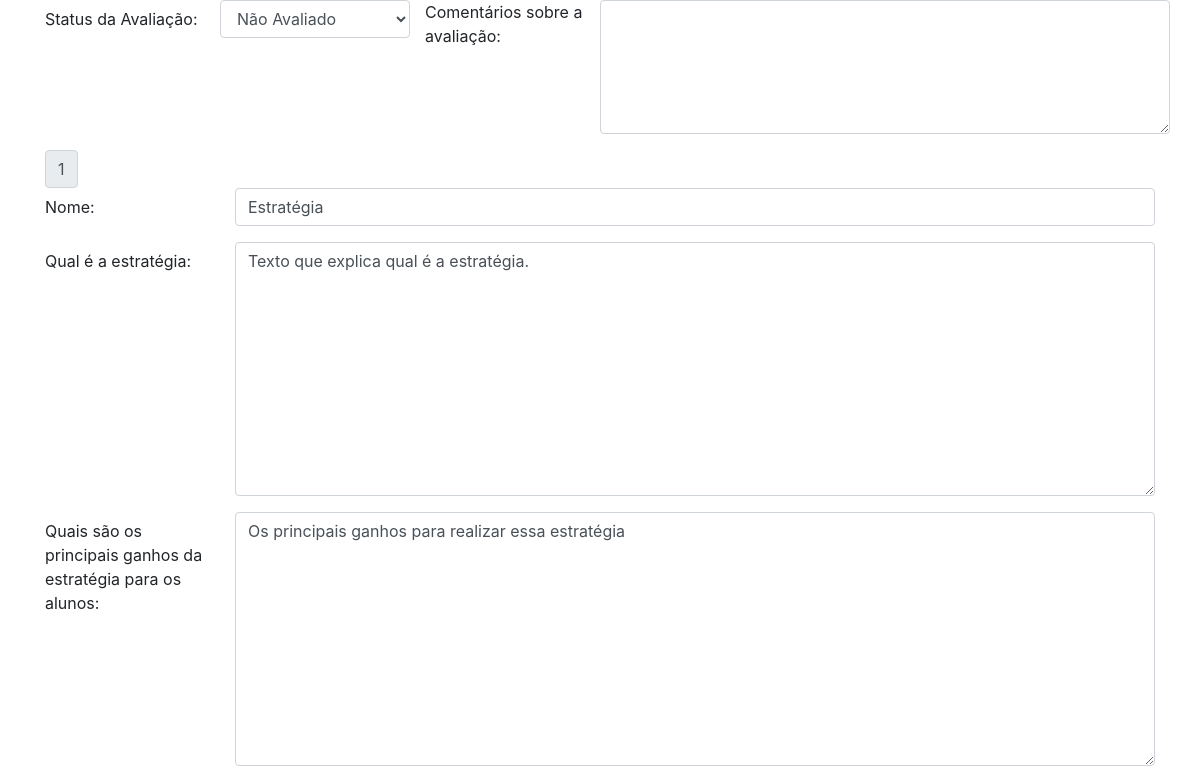
The page /avaliar.php?cod=1 (upper part) on the database as committed earlier.
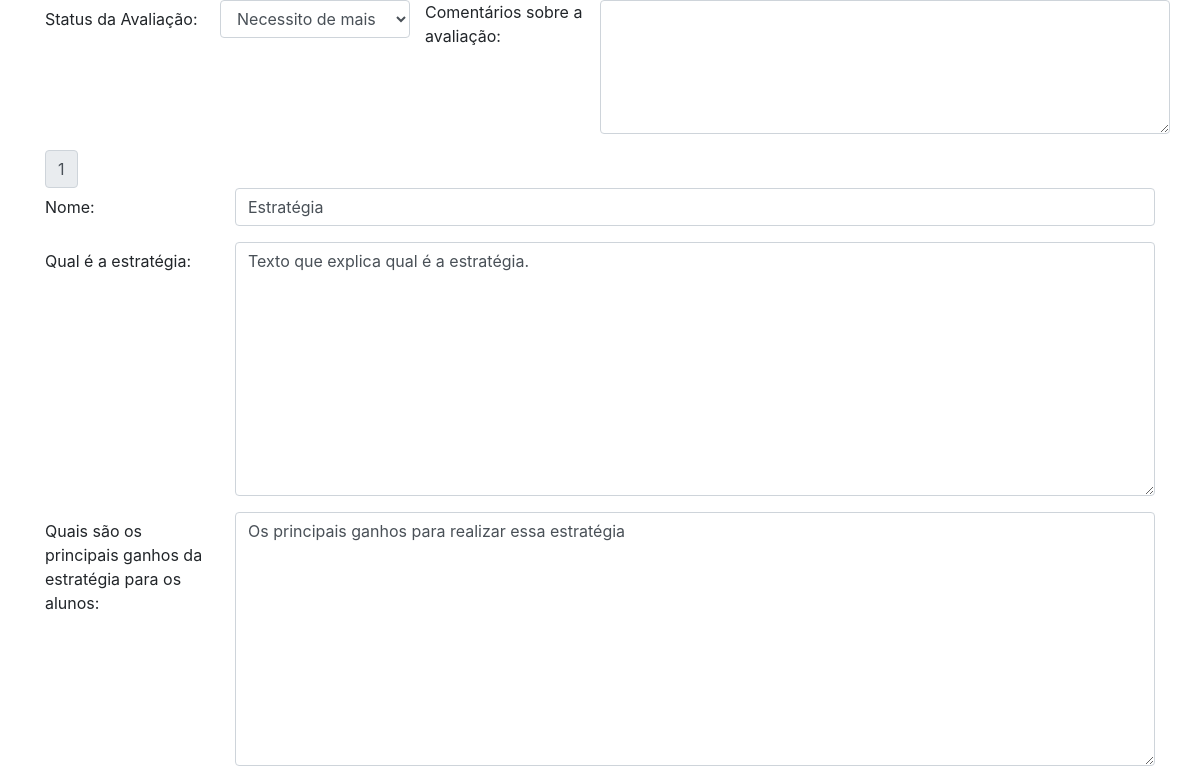
The same page on the database as committed later.
### tables this page shows
CREATE TABLE `tb_estrategias` (
  `cod` int(11) NOT NULL,
  `nome` varchar(100) NOT NULL,
  `qual_estrategia` text NOT NULL,
  `principais_ganhos` text NOT NULL,
  `organizar_alunos` text NOT NULL,
  `etapas` text NOT NULL,
  `implementar_estrutura` text NOT NULL,
  `artigos` text NOT NULL,
  `classificacao` text NOT NULL,
  `referencias` text NOT NULL,
  `status_estrategia` int(11) DEFAULT NULL,
  `cod_usuario` int(11) DEFAULT NULL,
  `preRequisito` text NOT NULL,
  `comentario` text DEFAULT NULL
);

### conexao.php (called while the page is built, shortened)
<?php
class Conexao{
	private $host = 'localhost';
	private $bandoDados = 'opensmals';
	private $user = 'root';
	private $pass = '';
	public function conectar(){
		try{
			$bd = new PDO(
				"mysql:host=$this->host;dbname=$this->bandoDados",
				"$this->user",
				"$this->pass"
			);
			return $bd;
		} catch(PDOException $e){
			echo "erro ao conectar ao banco de dados".$e->getMessage();
		}
	}
}
?>

### dao/EstrategiaDaoMysql.php (called while the page is built, shortened)
<?php
require_once("class/Estrategia.php");
class EstrategiaDaoMysql implements EstrategiaDAO{
    private $conn;
    public function __construct(Conexao $conn){
        $this->conn = $conn->conectar();
    }
    public function findById($id){
        $sql = $this->conn->prepare("SELECT tb_estrategias.nome, tb_estrategias.qual_estrategia,
        tb_estrategias.principais_ganhos, tb_estrategias.organizar_alunos,
         tb_estrategias.etapas, tb_estrategias.implementar_estrutura, tb_estrategias.artigos,
          tb_estrategias.classificacao, tb_estrategias.referencias, tb_estrategias.preRequisito, tb_estrategias.status_estrategia FROM tb_estrategias WHERE tb_estrategias.cod = :cod");
        $sql->bindValue(":cod", $id);
        $sql->execute();
        if($sql->rowCount()>0){
            $dados = $sql->fetch();
            $e = new Estrategia();
            $e->setCod($id);
            $e->setNome($dados['nome']);
            $e->setQualEstrategia($dados['qual_estrategia']);
            $e->setPrincipaisGanhos($dados['principais_ganhos']);
            $e->setOrganizarAlunos($dados['organizar_alunos']);
            $e->setEtapas($dados['etapas']);
            $e->setImplementarEstrategia($dados['implementar_estrutura']);
            $e->setArtigo($dados['artigos']);
            $e->setClassificacao($dados['classificacao']);
            $e->setReferencia($dados['referencias']);
            $e->setPreRequisitos($dados['preRequisito']);
            $e->setStatus($dados['status_estrategia']);
            return $e;
        }
    }
}
?>

### class/Estrategia.php (called while the page is built, shortened)
<?php
class Estrategia {
    private $nome;
    private $qual_estrategia;
    private $principais_ganhos;
    private $status;
    public function setNome($x){
        $this->nome = $x;
    }
    public function getNome(){
        return $this->nome;
    }
    public function setQualEstrategia($x){
        $this->qual_estrategia = $x;
    }
    public function getQualEstrategia(){
        return $this->qual_estrategia;
    }
    public function setPrincipaisGanhos($x){
        $this->principais_ganhos = $x;
    }
    public function getPrincipaisGanhos(){
        return $this->principais_ganhos;
    }
    public function setClassificacao($x){
        return $this->classificacao = $x;
    }
    public function setStatus($x){
        $this->status = $x;
    }
    public function getStatus(){
        return $this->status;
    }
}
?>

### avaliar.php (the view, shortened to what this page needs)
<?php
require("conexao.php");
require("dao/EstrategiaDaoMysql.php");
$conexao = new Conexao();
$estrategiaDao = new EstrategiaDaoMysql($conexao);
$estrategia = $estrategiaDao->findById($_GET['cod']);
?>
<!DOCTYPE html>
<html lang="pt-br">
  <head>
    <link rel="stylesheet" href="https://stackpath.bootstrapcdn.com/bootstrap/4.1.3/css/bootstrap.min.css">
  </head>
  <body>
    <div class="container">
        <form action="avaliar-estrategia.php" method="GET">
            <div class="form-group row">
                <label for="status_avaliacao" class="col-sm-2 col-form-label">Status da Avaliação: </label>
                <select name="status_estrategia" id="status_estrategia" class="form-control col-sm-2">
                <?php if($estrategia->getStatus() == 0): ?>
                    <option value="0">Não Avaliado</option>
                <?php elseif($estrategia->getStatus() == 3):?>
                    <option value="3">Necessito de mais informações</option>
                <?php endif;?>
                </select>
                <label for="comentarioStatus" class="col-sm-2">Comentários sobre a avaliação: </label>
                <textarea name="comentarioStatus" id="comentarioStatus" class="form-control col-sm-6" rows="5"></textarea>
            </div>
            <div class="input-group-prepend">
                <span class="input-group-text" name="cod"><?=$_GET['cod']?></span>
            </div>
            <div class="form-group row">
                <label for="nome" class="col-sm-2 col-form-label">Nome: </label>
                <div class="col-sm-10">
                <input type="text" class="form-control" placeholder="nome" name="nome" value="<?=$estrategia->getNome();?>">
                </div>
            </div>
            <div class="form-group row">
                <label for="qual-estrategia" class="col-sm-2 col-form-label">Qual é a estratégia:</label>
                <div class="col-sm-10">
                <textarea name="qual-estrategia" class="form-control" id="qual-estrategia" cols="30" rows="10" placeholder="Qual é a estratégia"><?=$estrategia->getQualEstrategia();?></textarea>
                </div>
            </div>
            <div class="form-group row">
                <label for="inputPassword3" class="col-sm-2 col-form-label">Quais são os principais ganhos da estratégia para os alunos: </label>
                <div class="col-sm-10">
                <textarea name="principais-ganhos" class="form-control" id="principais-ganhos" placeholder="Quais são os principais ganhos da estratégia para os alunos:" cols="30" rows="10"><?=$estrategia->getPrincipaisGanhos();?></textarea>
                </div>
            </div>
            </div>
  </body>
</html>

Rows that differ between the two databases and show on the page:
changed tb_estrategias "Estratégia": status_estrategia "Não Avaliado" → "Necessito de mais informações"
